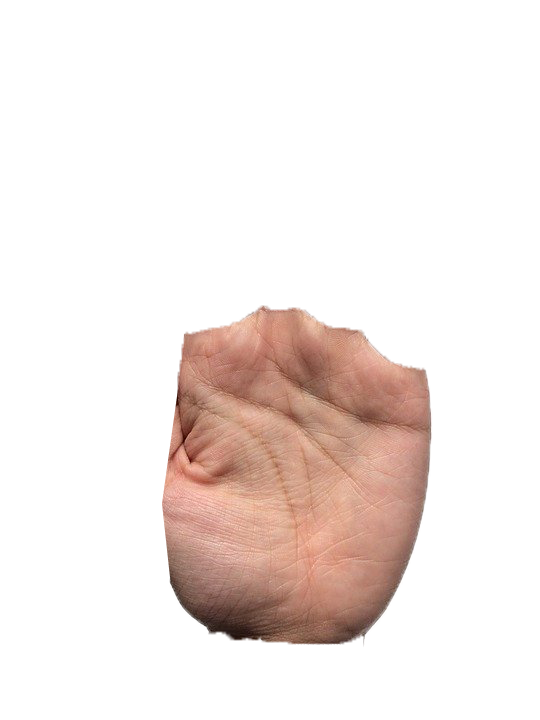
#> input picture test_img/sample2.2.png, 540 x 720 px, found by its file name
$ python playground2.py
#> lines starting #> are read from the running program, lines starting #| are printed output that depends on the picture; after the words box and inside, x2 and y2 are one past the last pixel; in counts of white or black regions, pixels touching at a corner belong together
#> further down, img is the input picture: shape (720, 540, 3); mean B, G, R 229, 232.5, 242.2
### solutions/utils.py
import cv2
import math
import numpy as np


# 이미지의 비율을 유지하며 높이, 너비 중 하나를 인수로 받아,
# 적절하게 이미지 크기를 조절하는 함수입니다.


# [12 lines left out: function resize, not called in this run]


def distance_between(coord1, coord2):
    return ((coord1[0] - coord2[0]) ** 2 + (coord1[1] - coord2[1]) ** 2) ** (1 / 2)


# 두 좌표를 인수로 받아서 그 두 좌표를 지나는 선의 기울기를 구하는 함수
# 기울기를 구하는  분모가 0이 될 수 있어서, 분모에 1e-9(적당히 작은 값)를 더했다.


def get_slope(coord1, coord2):
    return (coord1[1] - coord2[1]) / ((coord1[0] - coord2[0]) + 10 ** (-9))


# [6 lines left out: function adaptive_threshold, not called in this run]


def threshold(image):
    hsvim = cv2.cvtColor(image, cv2.COLOR_BGR2HSV)
#> hsvim: shape (720, 540, 3); mean H, S, V 1.6, 18.1, 242.2
    # lower, upper 내부의 값들은 순서대로
    # Hue(색상), Saturation(채도), Value(명도)를 의미하며,
    # 각각의 값의 범위는 0-180, 0-255, 0-255입니다.
    # 손바닥 인식을 위해선 이 값들을 조절하면 됩니다.
    lower = np.array([1, 30, 120], dtype="uint8")
    upper = np.array([20, 200, 255], dtype="uint8")
    skinRegionHSV = cv2.inRange(hsvim, lower, upper)
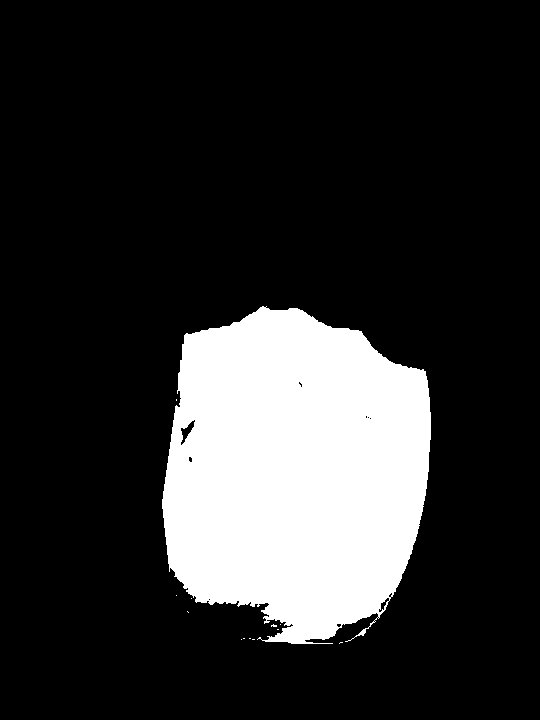
#> skinRegionHSV: shape (720, 540); 18.2% white; 13 white regions (12 under 20 px), largest, box (x1, y1, x2, y2) and area: (162, 306, 431, 644) 70802
    blurred = cv2.blur(skinRegionHSV, (2, 2))
    ret, thresh = cv2.threshold(blurred, 0, 255, cv2.THRESH_BINARY)
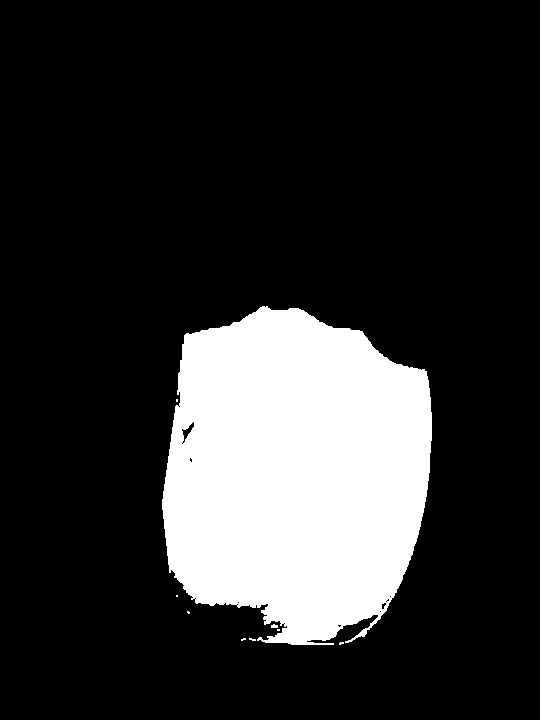
#> thresh: shape (720, 540); 18.5% white; 9 white regions (7 under 20 px)
    return ret, thresh


# 제일 큰 contours를 구해주는 함수
# max contour를 구하는 이유는
# background에 손 말고 이상한 것들이 남아있는 경우가 많음
# 그것들을 지우고 손만 남기기 위함
def get_max_contour(contours):
    max = 0
    maxcnt = None
    for cnt in contours:
        area = cv2.contourArea(cnt)
        if max < area:
            max = area
            maxcnt = cnt
    return maxcnt


# 배경을 지우고 손만 남겨주는 함수
# 배경을 검정색으로 해줌
# 손 주위 완벽히 지워지지 않고 뭔가 남을 수 있음
def remove_bground(image):
    ret, thresh = threshold(image)
#> ret = 0

    # 경계선 찾음
    contours, hierarchy = cv2.findContours(
        thresh, cv2.RETR_LIST, cv2.CHAIN_APPROX_SIMPLE)
#> contours = 23 contours, 20 with area under 20; largest, box (x1, y1, x2, y2) and area: (162, 306, 432, 645) 71248, (181, 421, 195, 444) 106, (381, 602, 387, 610) 22

    # 가장 큰 영역 찾기
    maxcnt = get_max_contour(contours)
#> the loop in get_max_contour, `for cnt in contours:` made 23 passes
#> (area, max) on passes 11, 20, 23: (22.5, 22.5), (105.5, 105.5), (71248.5, 71248.5)
#> after the loop in get_max_contour, `for cnt in contours:`: max = 71248.5; maxcnt = contour of 508 points, box (x1, y1, x2, y2) (162, 306, 432, 645), area 71248
    mask = np.zeros(thresh.shape).astype(thresh.dtype)

    # 경계선 내부 255로
    cv2.fillPoly(mask, [maxcnt], [255, 255, 255])
#> mask: shape (720, 540); 18.5% white; 1 white region, box (x1, y1, x2, y2) and area: (162, 306, 432, 645) 71873
    return cv2.bitwise_and(image, image, mask=mask)
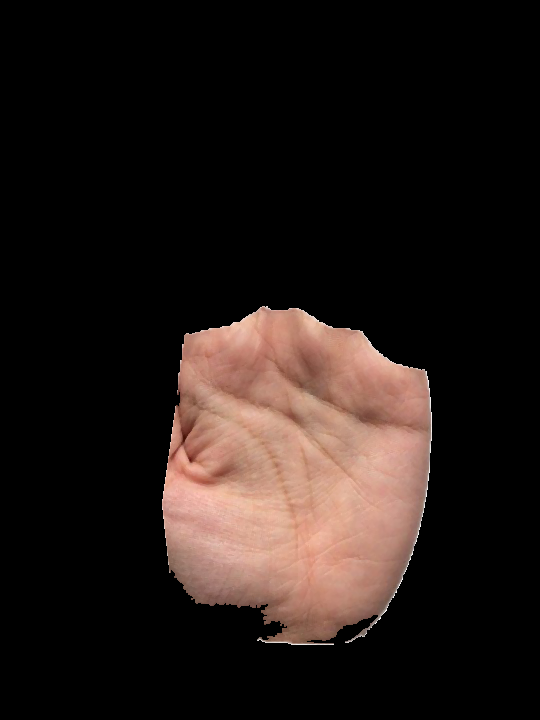
#> returned value: shape (720, 540, 3); mean of channels 0, 1, 2 22.9, 26.3, 35.8; drawn as B, G, R


# mediapipe 라이브러리를 써서 손에 있는
# 특정 부위들의 좌표값을 반환하는 함수
# mediapipe 라이브버리 예제는 다음 링크 참고!
# https://google.github.io/mediapipe/solutions/hands.html
# [134 lines left out: functions get_hand_form, get_contour, get_part_of_contour, center, getAngle, rotateAndScale and 4 more, not called in this run]

### solutions/playground2.py
# Import image
import cv2
import numpy as np
import utils


# Load image
image_path = f"C:/Users/USER/workspace/palm/images/sample{2}.2.png"
img = cv2.imread(image_path)
cv2.imshow("img", img)

img = cv2.medianBlur(img, 3)  # Add median filter to image
img = utils.remove_bground(img)

# img = cv2.fastNlMeansDenoisingColored(img, None, 10, 10, 7, 21)

height = img.shape[0]
#> height = 720
width = img.shape[1]
#> width = 540

blank_image = np.zeros((height, width, 3), np.uint8)

blank_image = cv2.cvtColor(blank_image, cv2.COLOR_BGR2YCR_CB)
#> blank_image: shape (720, 540, 3); mean of channels 0, 1, 2 0, 128, 128
imgYCC = cv2.cvtColor(img, cv2.COLOR_BGR2YCR_CB)
#> imgYCC: shape (720, 540, 3); mean of channels 0, 1, 2 28.8, 133, 124.7


# print(img_roi)
for i in range(height):
    for j in range(width):
        Y, Cr, Cb = imgYCC[i][j]
        if 64 < Y < 256 and 129 < Cr < 256 and 24 < Cb < 256:
            blank_image[i][j] = imgYCC[i][j]
#> blank_image: shape (720, 540, 3); mean of channels 0, 1, 2 28.8, 133, 124.7

img_bgr = cv2.cvtColor(blank_image, cv2.COLOR_YCrCb2BGR)
cv2.imshow("img_bgr", img_bgr)


gray = cv2.cvtColor(img_bgr, cv2.COLOR_BGR2GRAY)
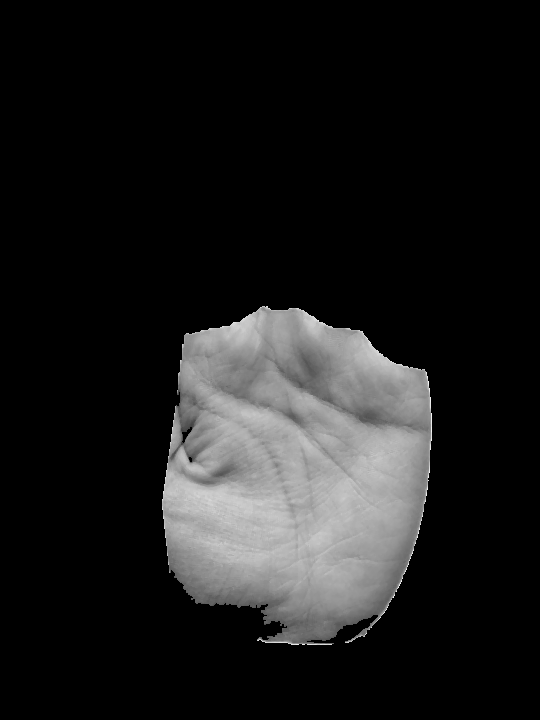
#> gray: shape (720, 540); min 0, max 251, mean 28.8
equalized = cv2.equalizeHist(gray)
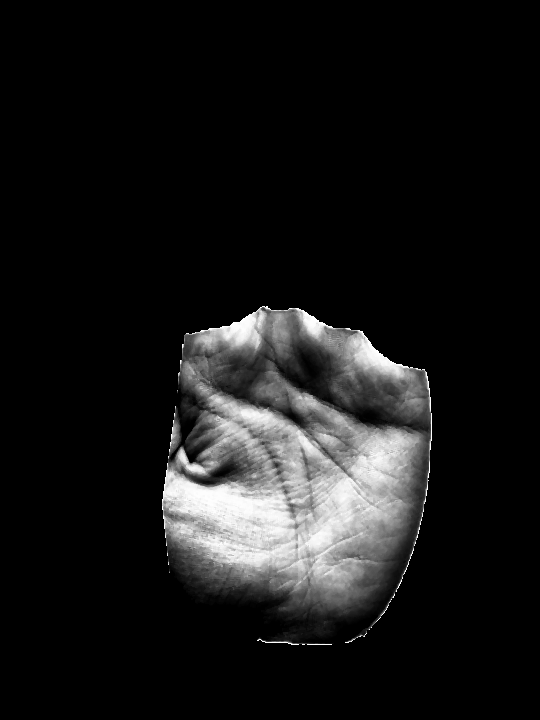
#> equalized: shape (720, 540); min 0, max 255, mean 23.8
#> (the run stopped early here; a loop or call above may not have finished)

$ run again, with test_img/sample0.1.png copied over test_img/sample2.2.png
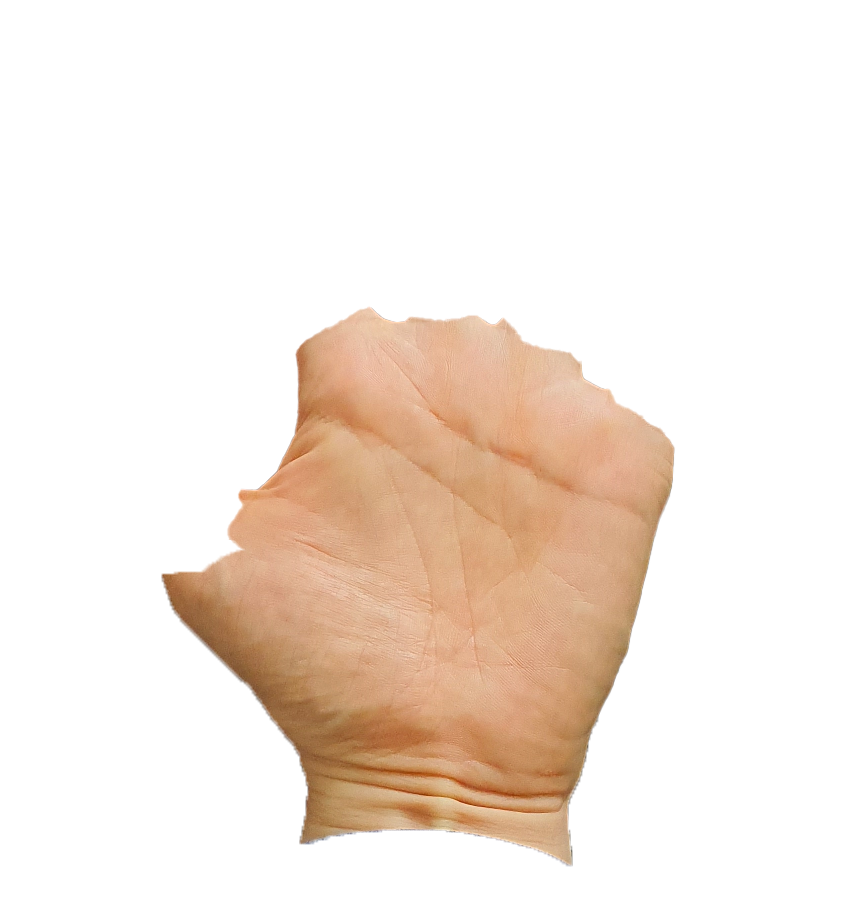
#> input picture test_img/sample0.1.png, 856 x 907 px, found by its file name
#> img is the input picture: shape (907, 856, 3); mean B, G, R 223.7, 232.8, 244.5
#> hsvim: shape (907, 856, 3); mean H, S, V 3.2, 25.5, 244.5
#> in threshold, `skinRegionHSV = cv2.inRange(hsvim, lower, upper)`:
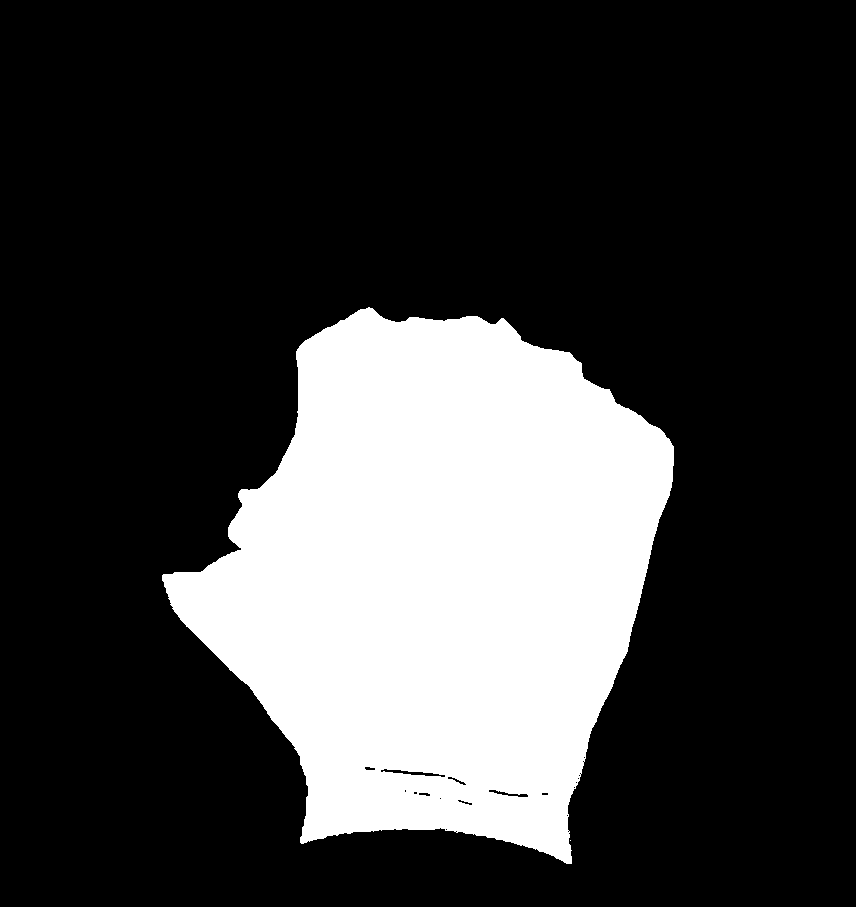
#> skinRegionHSV: shape (907, 856); 23.7% white; 2 white regions (1 under 20 px), largest, box (x1, y1, x2, y2) and area: (162, 307, 674, 864) 184024
#> thresh: shape (907, 856); 23.9% white; 1 white region
#> ret = 0
#> contours = 23 contours, 17 with area under 20; largest, box (x1, y1, x2, y2) and area: (162, 307, 675, 865) 184738, (384, 769, 440, 777) 138, (518, 794, 529, 798) 24, (497, 792, 509, 796) 22, (419, 793, 431, 797) 21, (365, 767, 376, 771) 21
#> the loop in get_max_contour, `for cnt in contours:` made 23 passes
#> (area, max) on passes 5, 21, 23: (24, 24), (138, 138), (184737.5, 184737.5)
#> after the loop in get_max_contour, `for cnt in contours:`: max = 184737.5; maxcnt = contour of 732 points, box (x1, y1, x2, y2) (162, 307, 675, 865), area 184738
#> mask: shape (907, 856); 23.9% white; 1 white region, box (x1, y1, x2, y2) and area: (162, 307, 675, 865) 185575
#> imgYCC: shape (907, 856, 3); mean of channels 0, 1, 2 41.3, 134.6, 121.5
#> `equalized = cv2.equalizeHist(gray)`:
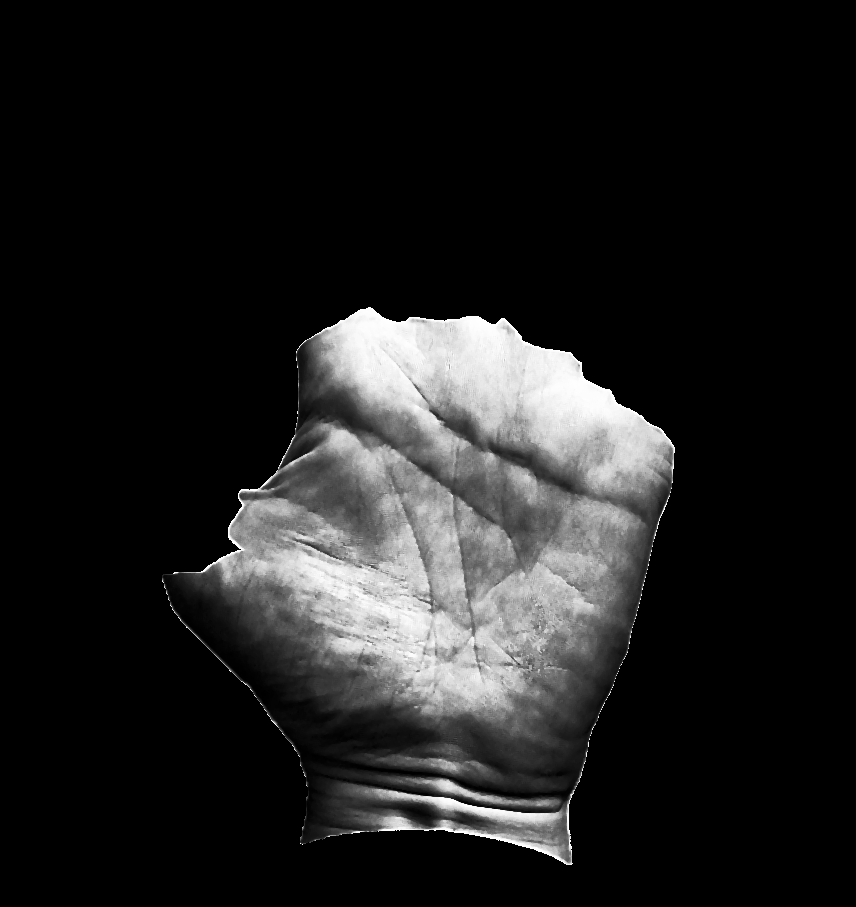
#> equalized: shape (907, 856); min 0, max 255, mean 30.9
